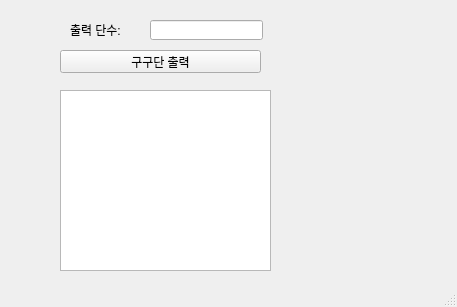
<?xml version="1.0" encoding="UTF-8"?>
<ui version="4.0">
 <class>MainWindow</class>
 <widget class="QMainWindow" name="MainWindow">
  <property name="geometry">
   <rect>
    <x>0</x>
    <y>0</y>
    <width>457</width>
    <height>307</height>
   </rect>
  </property>
  <property name="windowTitle">
   <string>MainWindow</string>
  </property>
  <widget class="QWidget" name="centralwidget">
   <widget class="QLabel" name="lbl">
    <property name="geometry">
     <rect>
      <x>70</x>
      <y>20</y>
      <width>71</width>
      <height>20</height>
     </rect>
    </property>
    <property name="text">
     <string>출력 단수:</string>
    </property>
   </widget>
   <widget class="QLineEdit" name="le">
    <property name="geometry">
     <rect>
      <x>150</x>
      <y>20</y>
      <width>113</width>
      <height>20</height>
     </rect>
    </property>
   </widget>
   <widget class="QPushButton" name="pb">
    <property name="geometry">
     <rect>
      <x>60</x>
      <y>50</y>
      <width>201</width>
      <height>23</height>
     </rect>
    </property>
    <property name="text">
     <string>구구단 출력</string>
    </property>
   </widget>
   <widget class="QTextEdit" name="te">
    <property name="geometry">
     <rect>
      <x>60</x>
      <y>90</y>
      <width>211</width>
      <height>181</height>
     </rect>
    </property>
   </widget>
  </widget>
  <widget class="QStatusBar" name="statusbar"/>
 </widget>
 <resources/>
 <connections/>
</ui>
